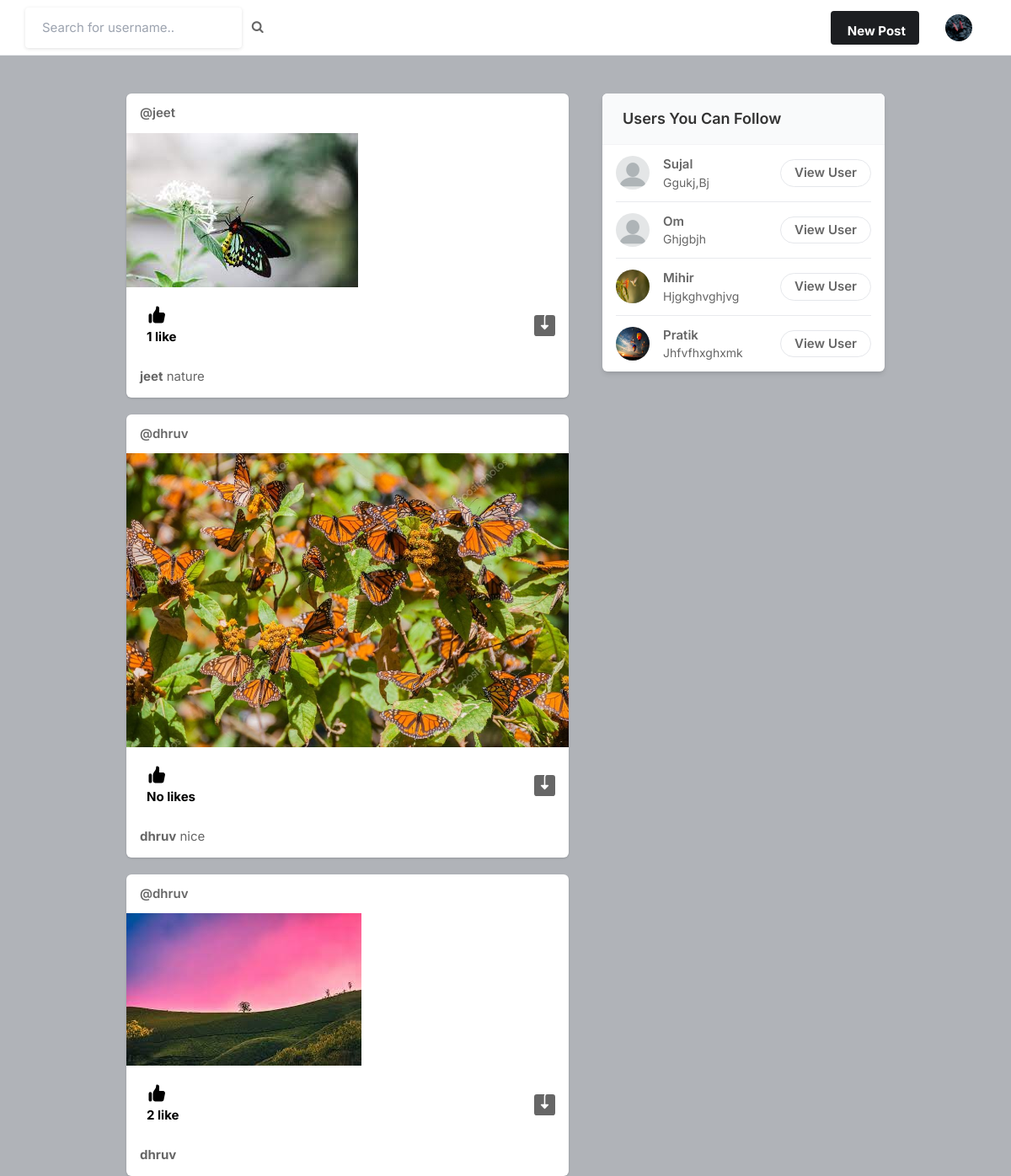
Page / (signed in) on the committed database.
### core/models.py (models this page shows, shortened)
class Profile(models.Model):
    user = models.ForeignKey(User, on_delete=models.CASCADE)
    id_user = models.IntegerField()
    bio = models.TextField(blank=True)
    profileimg = models.ImageField(upload_to='profile_images', default='blank-profile-picture.png')
    location = models.CharField(max_length=100, blank=True)

class Post(models.Model):
    id = models.UUIDField(primary_key=True, default=uuid.uuid4)
    user = models.CharField(max_length=100)
    image = models.ImageField(upload_to='post_images')
    caption = models.TextField()
    created_at = models.DateTimeField(default=datetime.now)
    no_of_likes = models.IntegerField(default=0)

### core/views.py (the view)
# urls.py: path('', views.index, name='index'),
@login_required(login_url='signin')
def index(request):
    user_object = User.objects.get(username=request.user.username)
    user_profile = Profile.objects.get(user=user_object)
    user_following_list = []
    feed = []
    user_following = FollowersCount.objects.filter(follower=request.user.username)
    for users in user_following:
        user_following_list.append(users.user)
    for usernames in user_following_list:
        feed_lists = Post.objects.filter(user=usernames)
        feed.append(feed_lists)
    feed_list = list(chain(*feed))
    all_users = User.objects.all()
    user_following_all = []
    for user in user_following:
        user_list = User.objects.get(username=user.user)
        user_following_all.append(user_list)
    new_suggestions_list = [x for x in list(all_users) if (x not in list(user_following_all))]
    current_user = User.objects.filter(username=request.user.username)
    final_suggestions_list = [x for x in list(new_suggestions_list) if ( x not in list(current_user))]
    random.shuffle(final_suggestions_list)
    username_profile = []
    username_profile_list = []
    for users in final_suggestions_list:
        username_profile.append(users.id)
    for ids in username_profile:
        profile_lists = Profile.objects.filter(id_user=ids)
        username_profile_list.append(profile_lists)
    suggestions_username_profile_list = list(chain(*username_profile_list))
    return render(request, 'index.html', {'user_profile': user_profile, 'posts':feed_list, 'suggestions_username_profile_list': suggestions_username_profile_list[:4]})

### templates/index.html (shortened to what this page needs)
{% load static %}
<!DOCTYPE html>
<html lang="en">
<head>
    <link rel="stylesheet" href="{% static 'assets/css/icons.css' %}">
    <link rel="stylesheet" href="{% static 'assets/css/uikit.css' %}">
    <link rel="stylesheet" href="{% static 'assets/css/style.css' %}">
    <link rel="stylesheet" href="{% static 'assets/css/tailwind.css' %}">
    <link rel="stylesheet" href="https://cdnjs.cloudflare.com/ajax/libs/font-awesome/4.7.0/css/font-awesome.min.css">
</head>
<body>
            <header>
                <div class="header_inner">
                    <form action="/search" method="POST">
                    <div class="left-side">
                            <input type="text" name="username" placeholder="Search for username..">&nbsp; &nbsp;
                            <button type="submit"><i class="fa fa-search fa-1x"></i></button>
                    </div>
                    </form>
                    <div class="right-side lg:pr-4">
                        <a href="#"
                            class="bg-pink-500 flex font-bold hidden hover:bg-pink-600 hover:text-white inline-block items-center lg:block max-h-10 mr-4 px-4 py-2 rounded shado text-white">
                              New Post
                        </a>
                        <a href="#">
                            <img src="{{user_profile.profileimg.url}}" class="header-avatar" alt="">
                        </a>
                    </div>
                </div>
            </header>
            <div class="container m-auto">
                <div class="lg:flex justify-center lg:space-x-10 lg:space-y-0 space-y-5">
                    <div class="space-y-5 flex-shrink-0 lg:w-7/12">
                        {% for post in posts reversed %}
                        <div class="bg-white shadow rounded-md  -mx-2 lg:mx-0">
                            <div class="flex justify-between items-center px-4 py-3">
                                <div class="flex flex-1 items-center space-x-4">
                                    <span class="block font-semibold "><a href="/profile/{{post.user}}">@{{post.user}}</a></span>
                                </div>
                            </div>
                            <div uk-lightbox>
                                <a href="{{post.image.url}}">
                                    <img src="{{post.image.url}}" alt="">
                                </a>
                            </div>
                            <div class="py-3 px-4 space-y-3">
                                <div class="flex space-x-4 lg:font-bold">
                                    <a href="/like-post?post_id={{post.id}}" class="flex items-center space-x-2">
                                        <div class="p-2 rounded-full text-black">
                                            {% if post.no_of_likes == 0 %}
                                            <p>No likes</p>
                                            {% elif post.no_of_likes == 1 %}
                                            <p>{{post.no_of_likes}} like</p>
                                            {% else %}
                                            <p>{{post.no_of_likes}} like</p>
                                            {% endif %}
                                        </div>
                                    </a>
                                    <a href="{{post.image.url}}" class="flex items-center space-x-2 flex-1 justify-end" download>
                                    </a>
                                </div>
                                <p>
                                    <a href="/profile/{{post.user}}"><strong>{{post.user}}</strong></a> {{post.caption}}
                                </p>
                            </div>
                        </div>
                        {% endfor %}
                    </div>
                    <div class="lg:w-5/12">
                        <div class="bg-white  shadow-md rounded-md overflow-hidden">
                            <div class="bg-gray-50  border-b border-gray-100 flex items-baseline justify-between py-4 px-6 ">
                                <h2 class="font-semibold text-lg">Users You Can Follow</h2>
                            </div>
                            <div class="divide-gray-300 divide-gray-50 divide-opacity-50 divide-y px-4 ">
                                {% for suggestion in suggestions_username_profile_list %}
                                <div class="flex items-center justify-between py-3">
                                    <div class="flex flex-1 items-center space-x-4">
                                        <a href="/profile/{{suggestion.user}}">
                                            <img src="{{suggestion.profileimg.url}}" class="bg-gray-200 rounded-full w-10 h-10">
                                        </a>
                                        <div class="flex flex-col">
                                            <span class="block capitalize font-semibold"> {{suggestion.user}} </span>
                                            <span class="block capitalize text-sm"> {{suggestion.bio}} </span>
                                        </div>
                                    </div>
                                    <a href="/profile/{{suggestion.user}}" class="border border-gray-200 font-semibold px-4 py-1 rounded-full hover:bg-pink-600 hover:text-white hover:border-pink-600 "> View User </a>
                                </div>
                                {% endfor %}
                            </div>
                        </div>
                    </div>
                </div>
            </div>
</body>
</html>

### static/assets/css/style.css (style rules this page uses)
body { background-color: #B0B3B8!important; }
button { vertical-align: middle; }
input { height: 48px; line-height: 48px; padding: 0 20px; outline: none; font-size: 15px; color: #808080; max-width: 100%; width: 100%; -webkit-box-sizing: border-box; box-sizing: border-box; display: block; font-weight: 400; opacity: 1; border-radius: 4px; border: none; -webkit-box-shadow: 0 1px 4px 0px rgba(0, 0, 0, 0.12); box-shadow: 0 1px 4px 0px rgba(0, 0, 0, 0.12); }
input[type="text"], input[type="password"], input[type="email"], input[type="number"] { height: 48px; line-height: 48px; padding: 0 20px; outline: none; font-size: 15px; color: #808080; max-width: 100%; width: 100%; -webkit-box-sizing: border-box; box-sizing: border-box; display: block; font-weight: 400; opacity: 1; border-radius: 4px; border: none; -webkit-box-shadow: 0 1px 4px 0px rgba(0, 0, 0, 0.12); box-shadow: 0 1px 4px 0px rgba(0, 0, 0, 0.12); }
input { -webkit-transition: all 0.1s ease-in-out; transition: all 0.1s ease-in-out; }
::placeholder { color: #808080; opacity: 1; }
button { border: none; margin: 0; padding: 0; width: auto; overflow: visible; background: transparent; color: inherit; font: inherit; line-height: normal; cursor: pointer; }
a { color: #be185d; -webkit-transition: 0.3s; transition: 0.3s; outline: none !important; }
button { outline: none !important; }
img { max-width: 100%; }
body { color: #666; font-size: 15px; line-height: 27px; background-color: #f0f2f5; font-family: "Inter", sans-serif; text-transform: none; }
body p { font-size: 15px; line-height: 27px; }
h1, h2, h3, h4, h5, h6 { font-family: "Inter", sans-serif; text-transform: none; }
input[type="text"], input[type="password"], input[type="email"] { font-family: "Inter", sans-serif; text-transform: none; }
button, body .pac-container { font-family: "Inter", sans-serif; text-transform: none; }
h1, h2, h3, h4, h5, h6 { color: #333; font-weight: 500; margin: 0; padding: 0; }
h2 { font-size: 26px; }
b, strong { font-weight: 700 !important; }
@media (min-width: 1024px) { .container { max-width: 900px !important; padding-top: 45px; } }
header { background-color: #fff; left: 0; right: 0; top: 0; z-index: 99; height: 66px; display: -webkit-box; display: -ms-flexbox; display: flex; -webkit-box-align: center; -ms-flex-align: center; align-items: center; border-bottom: 1px solid #e5e7eb; }
header .header_inner { display: -webkit-box; display: -ms-flexbox; display: flex; -webkit-box-align: center; -ms-flex-align: center; align-items: center; max-width: 1090px; margin: auto; width: 100%; max-width: 100% !important; padding: 0 30px; }
header .header_inner .left-side { display: -webkit-box; display: -ms-flexbox; display: flex; -webkit-box-align: center; -ms-flex-align: center; align-items: center; }
header .header_inner .right-side { display: -webkit-box; display: -ms-flexbox; display: flex; -webkit-box-align: center; -ms-flex-align: center; align-items: center; -webkit-box-pack: end; -ms-flex-pack: end; justify-content: flex-end; margin-left: auto; }
header .header_inner .right-side .header-avatar { width: 32px; height: 32px; border-radius: 100%; margin-left: 15px; }

### rows in the picture
Profile: profileimg (picture)
Post: user "jeet", image (picture), no_of_likes "1", caption "nature"
Post: user "dhruv", image (picture), no_of_likes "No likes", caption "nice"
Post: user "dhruv", image (picture), no_of_likes "2"
Profile: profileimg (placeholder picture), user "Sujal", bio "Ggukj,bj"
Profile: profileimg (placeholder picture), user "Om", bio "Ghjgbjh"
Profile: profileimg (picture), user "Mihir", bio "Hjgkghvghjvg"
Profile: profileimg (picture), user "Pratik", bio "Jhfvfhxghxmk"
